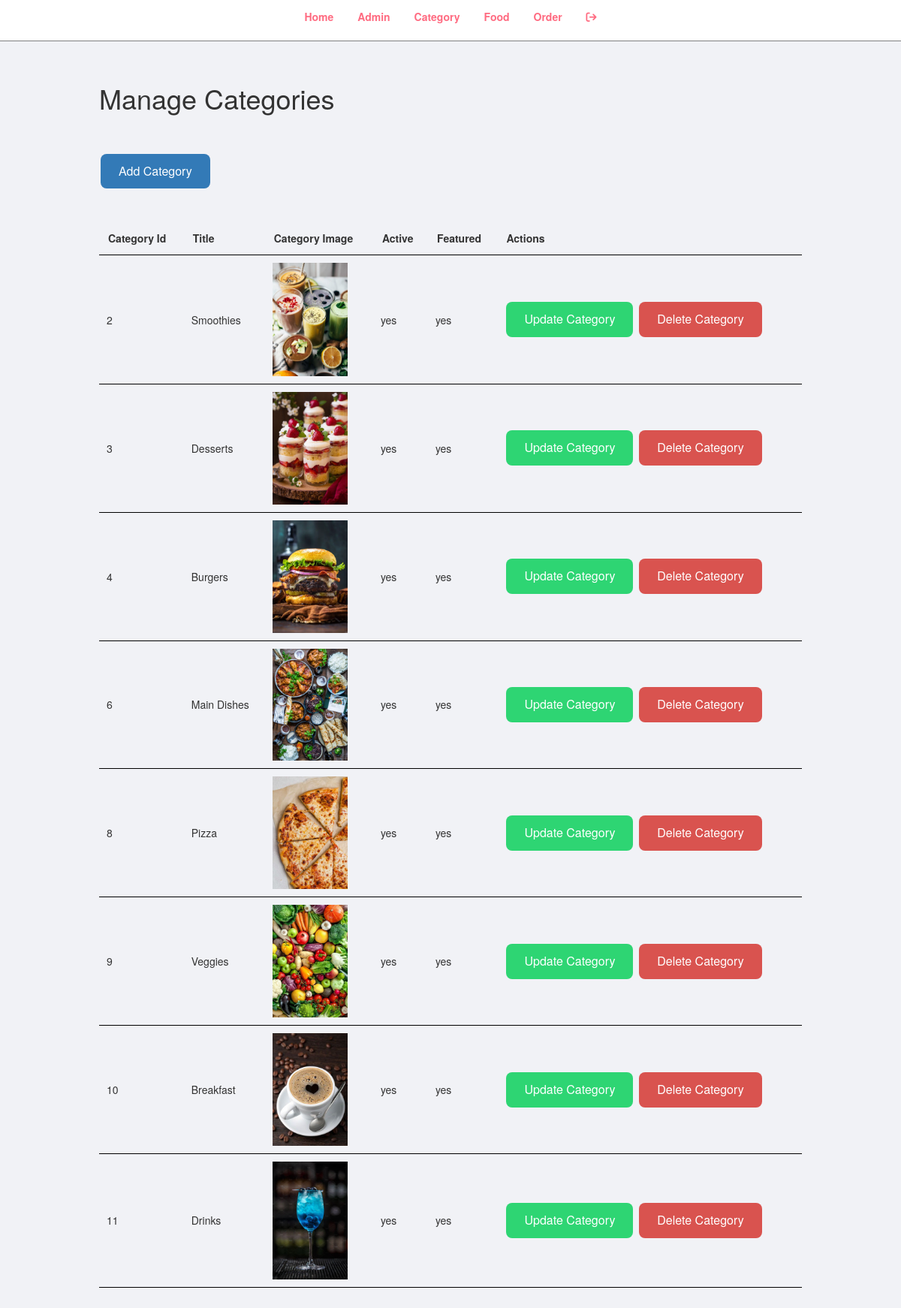
/admin/manage_categories.php (signed in), run on the app's committed database.
### tables this page shows
CREATE TABLE `category` (
  `catid` int(10) UNSIGNED NOT NULL,
  `title` varchar(100) NOT NULL,
  `catimage` varchar(255) NOT NULL,
  `featured` varchar(10) NOT NULL,
  `active` varchar(10) NOT NULL
);

### admin/manage_categories.php (the view)
<?php include('partials/menu.php'); ?>
<div class="main-content">
    <div class="wrapper">
        <h1> Manage Categories </h1>
        <br/> <br/>
        <a href="add_categories.php" class="btn-primary"> Add Category </a>
        <br/> <br/> <br/>
        <table class="full-table">
            <tr>
                <th> Category Id </th>
                <th> Title </th>
                <th> Category Image </th>
                <th> Active</th>
                <th> Featured</th>
                <th> Actions</th>
            </tr>
            <?php
            include_once '../settings/connection.php';
            $sql = "SELECT catid ,title, catimage, active, featured FROM category ";
            $result = $con->query($sql);
            if ($result->num_rows > 0) {
                while ($row = $result->fetch_assoc()) {
                    echo "<tr>";
                    echo "<td>" . $row["catid"] . "</td>";
                    echo "<td>" . $row["title"] . "</td>";
                    if (!empty($row["catimage"])) {
                        echo "<td><img src='../images/" . $row["catimage"] . "' alt='" . $row["title"] . "' style='width:100px;height:auto;'></td>";
                    } else {
                        echo "<td style='color: red;'>Image not added</td>";
                    }
                    echo "<td>" . $row["active"] . "</td>";
                    echo "<td>" . $row["featured"] . "</td>";
                    echo "<td>
                    <a href='update_category.php?catid= ". $row["catid"]. "' class='btn-secondary'>Update Category</a>
                    <a href='actions/delete_category_action.php?catid=" . $row["catid"] . "' class='btn-danger'>Delete Category</a>
                    </td>";
                    echo "</tr>";
                }
            } else {
                echo "<tr><td colspan='4'>No categories found</td></tr>";
            }
            ?>
        </table>
    </div>
</div>

### admin/partials/menu.php (shortened to what this page needs)
<!DOCTYPE html>
<html lang="en">
<head>
    <link href="../css/admin_index.css" rel="stylesheet">
    <link rel="stylesheet" href="https://cdn.jsdelivr.net/npm/bootstrap@3.3.7/dist/css/bootstrap.min.css">
    <link rel="stylesheet" href="https://cdnjs.cloudflare.com/ajax/libs/font-awesome/6.5.2/css/all.min.css" />
</head>
<body>
   <div class="menu" text-center>
        <div class="wrapper">
            <ul>
                <li><a href="index.php">Home</a></li>
                <li><a href="manage_admin.php">Admin</a></li>
                <li><a href="manage_categories.php">Category</a></li>
                <li><a href="manage_foods.php"> Food</a></li>
                <li><a href="manage_orders.php">Order </a></li>
                <li><a href ="login/logout_admin_view.php"> <i class="fa fa-sign-out" aria-hidden="true"></i> </a></li>
            </ul>
        </div>
    </div>

### css/admin_index.css (style rules this page uses)
* { margin: 0; padding: 0; box-sizing: border-box; }
.wrapper { padding: 1%; width: 80%; margin: 0 auto; }
.full-table { width: 100%; border-collapse: collapse; }
.full-table th { padding: 12px; text-align: left; border-bottom: 1px solid black; }
.full-table td { padding: 10px; text-align: left; border-bottom: 1px solid black; }
.btn-primary, .btn-secondary, .btn-danger { background-color: #007bff; border: none; color: white; padding: 12px 24px; text-align: center; text-decoration: none; display: inline-block; font-size: 16px; margin: 4px 2px; cursor: pointer; border-radius: 8px; outline: none; }
.btn-secondary, .btn-danger:hover { background-color: #2ed573; }
.menu { text-align: center; border-bottom: 1px solid grey; }
.menu ul { list-style-type: none; }
.menu ul li { display: inline; padding: 1.5%; }
.menu ul li a { text-decoration: none; font-weight: bold; color: #ff6b81; }
.main-content { padding: 2% 0; background-color: #f1f2f6; }

### data on the page
category: catid "2", title "Smoothies", catimage (picture), active "yes", featured "yes"
category: catid "3", title "Desserts", catimage (picture), active "yes", featured "yes"
category: catid "4", title "Burgers", catimage (picture), active "yes", featured "yes"
category: catid "6", title "Main Dishes", catimage (picture), active "yes", featured "yes"
category: catid "8", title "Pizza", catimage (picture), active "yes", featured "yes"
category: catid "9", title "Veggies", catimage (picture), active "yes", featured "yes"
category: catid "10", title "Breakfast", catimage (picture), active "yes", featured "yes"
category: catid "11", title "Drinks", catimage (picture), active "yes", featured "yes"
